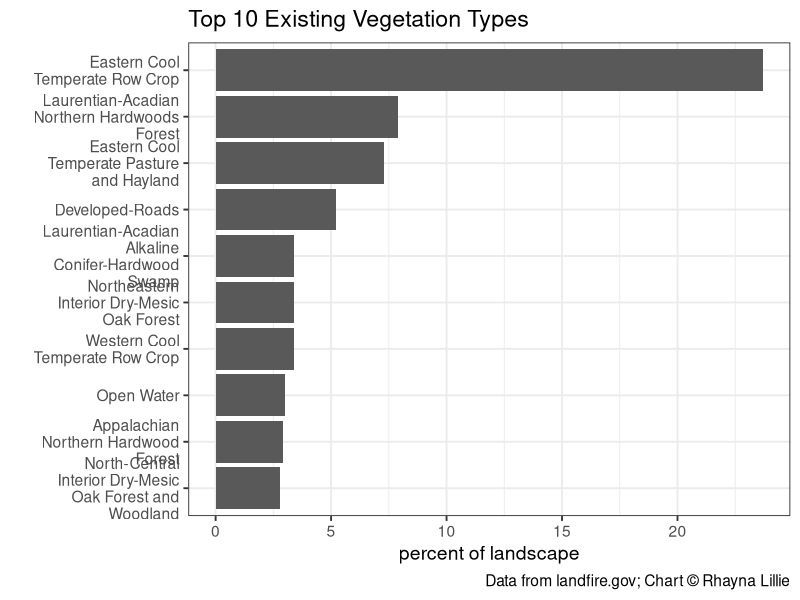
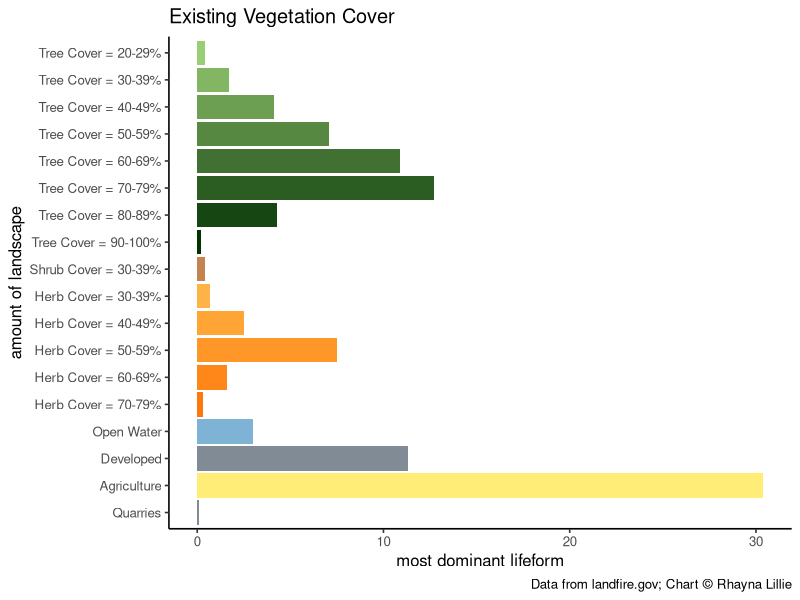
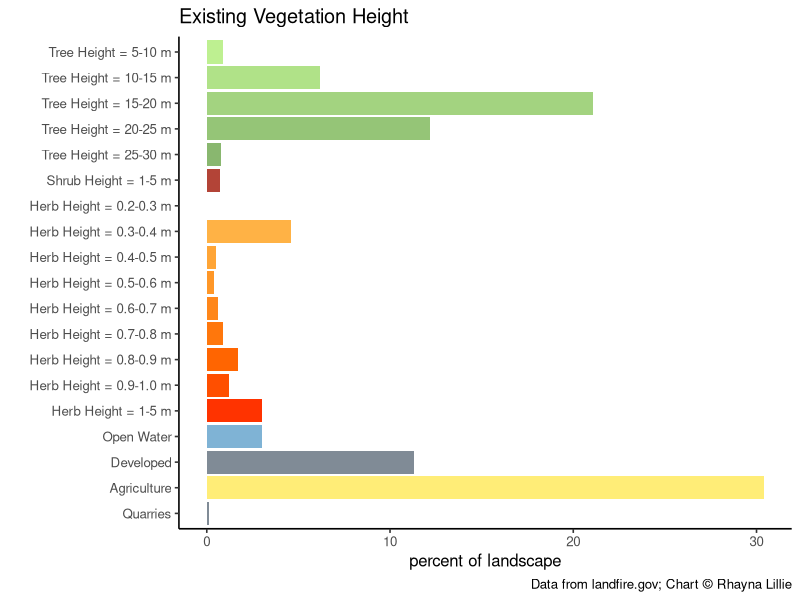

The R source for these figures, in order:
## ---- chunk 1
library(tidyverse)

## ---- chunk 2
evtname <- read.csv(file = "data/evt_atts_r.csv") %>%
  group_by(EVT_NAME) %>%
  summarize(ACRES = sum(ACRES),
            REL_PERCENT = sum(REL_PERCENT)) %>%
  arrange(desc(REL_PERCENT)) %>%
  top_n(n = 10, wt = REL_PERCENT)

# plot
evtChart <-
  ggplot(data = evtname, aes(x = EVT_NAME, y = REL_PERCENT)) +
  geom_bar(stat = "identity") +
  labs(
    title = "Top 10 Existing Vegetation Types",
    caption = "Data from landfire.gov; Chart © Rhayna Lillie",
    x = "",
    y = "percent of landscape") +
  scale_x_discrete(limits = rev(evtname$EVT_NAME),
                   labels = function(x) str_wrap(x, width = 18)) +
  coord_flip() +
  theme_bw(base_size = 14)



evtChart
## ---- chunk 3
evcname <- read.csv("data/evc_atts_r.csv")

# create "type" column based on conditions
evcname <- evcname %>% mutate(type = if_else(Value %in% 11, "Open Water",
                                             if_else(Value %in% 12, "Snow / Ice",
                                                     if_else(Value %in% c(13:25), "Developed",
                                                             if_else(Value %in% 31, "Barren",
                                                                     if_else(Value %in% c(60:70), "Agriculture",
                                                                             if_else(Value %in% 32, "Quarries",
                                                                                     if_else(Value %in% 100, "Sparse Vegetation",
                                                                                             if_else(Value %in% c(101:199), "Tree",
                                                                                                     if_else(Value %in% c(201:299), "Shrub",
                                                                                                             if_else(Value %in% c(301:399), "Herb",
                                                                                                                     "Other")))))))))))

# create reverse substr() function
revSubstr <- function(x, start, stop) {
  x <- strsplit(x, "")
  sapply(x, 
         function(x) paste(rev(rev(x)[start:stop]), collapse = ""), 
         USE.NAMES = FALSE)  }

# create cover column based on 2nd and 3rd to last Values of classname
# if "Other" type, make 0
evcname <- evcname %>% mutate(cover = as.numeric(if_else(Value > 100,
                                                         revSubstr(evcname$CLASSNAMES, start = 2, stop = 3),
                                                         "0")))

# create bin breaks for grouping
breaks <- seq(0, 100, 10)
# create intervals for grouping and summarize
# also create factor order for "type"
evcgroup <- evcname %>%
  mutate(interval = cut(cover,
                        breaks, 
                        include.lowest = TRUE, 
                        right = T,
                        labels = c("0-9", "10-19", "20-29", "30-39", "40-49", "50-59", "60-69", "70-79", 
                                   "80-89", "90-100")),
         type = factor(type, levels = c("Tree", "Shrub", "Herb", "Open Water", "Snow / Ice", "Developed", "Agriculture", "Sparse Vegetation", "Barren", "Quarries", "Other"))) %>%
  group_by(type, interval) %>%
  summarize(Count = sum(Count),
            ACRES = sum(ACRES),
            REL_PERCENT = sum(REL_PERCENT))

# add label and legend names based on condition
evcgroup <- evcgroup %>% mutate(label = if_else(type %in% c("Tree", "Shrub", "Herb"),
                                                paste0(type, " Cover = ", interval, "%"), as.character(type)),
                                legend = if_else(type %in% c("Tree", "Shrub", "Herb", "Open Water"),
                                                 type, as.factor("Other")))

# turn current label order to factors
evclabel.list <- evcgroup$label
evcgroup <- evcgroup %>% mutate(label = fct_rev(factor(label, evclabel.list)))



# create factor level colors for legend (original from Myles)
## cols <- c("Tree" = "#196F3D", "Shrub" = "#229954", "Herb" = "#52BE80", "Open Water" = "#7FB3D5",
##          "Other" = "#808B96")

# join in custom cols column to color bars by specific label

evc_group_cols <- read.csv("data/evc_group_cols.csv")

evcgroup <- left_join(evcgroup, evc_group_cols, by = "label")

evcgroup$label <- factor(evcgroup$label, levels = rev(evcgroup$label))

evcgroup <- evcgroup %>%
  filter(REL_PERCENT > 0.01)

# plot
evcChart <-
  ggplot(data = evcgroup, aes(x = label, y = REL_PERCENT, fill = colors)) +
  geom_bar(stat = "identity") +
  labs(
    title = "Existing Vegetation Cover",
    caption = "Data from landfire.gov; Chart © Rhayna Lillie",
    x = "amount of landscape",
    y = "most dominant lifeform") +
  scale_fill_identity() +
  coord_flip() +
  theme_classic(base_size = 12)+
  theme(legend.position = "none") 


evcChart


## ---- chunk 4

# load evh attribute table
evhname <- read.csv(file = "data/evh_atts_r.csv")


# create "type" column based on conditions
evhname <- evhname %>% mutate(type = if_else(Value %in% 11, "Open Water",
                                             if_else(Value %in% 12, "Snow / Ice",
                                                     if_else(Value %in% c(13:25), "Developed",
                                                             if_else(Value %in% 31, "Barren",
                                                                     if_else(Value %in% c(60:70), "Agriculture",
                                                                             if_else(Value %in% 32, "Quarries",
                                                                                     if_else(Value %in% 100, "Sparse Vegetation",
                                                                                             if_else(Value %in% c(101:199), "Tree",
                                                                                                     if_else(Value %in% c(201:299), "Shrub",
                                                                                                             if_else(Value %in% c(301:399), "Herb",
                                                                                                                     "Other"))))))))))) %>%
  mutate(height_m = if_else(type %in% "Tree", (Value -100),
                            if_else(type %in% "Shrub", ((Value - 200) / 10),
                                    if_else(type %in% "Herb", ((Value - 300) / 10), 0))) %>%
           as.character() %>% as.numeric())

# create bin breaks for grouping
breaks <- c(0, 0.1, 0.2, 0.3, 0.4, 0.5, 0.6, 0.7, 0.8, 0.9, 1, 5, 10, 15, 20, 25, 30, 35, 40, 45, 50, 55, 60, 65, 70, 75, 80, 85, 90, 95, 100)

# create intervals for grouping and summarize
# also create factor order for "type"
evhgroup <- evhname %>%
  mutate(interval = cut(height_m,
                        breaks, 
                        include.lowest = TRUE, 
                        right = F,
                        labels = c("0", "0.1-0.2", "0.2-0.3", "0.3-0.4" ,"0.4-0.5", "0.5-0.6", "0.6-0.7", "0.7-0.8", "0.8-0.9", "0.9-1.0", "1-5", "5-10", "10-15", "15-20", "20-25", "25-30", "30-35", "35-40", "40-45", "45-50", "50-55", "55-60", "60-65", "65-70", "70-75", "75-80", "80-85", "85-90", "90-95", "95-100")),
         type = factor(type, levels = c("Tree", "Shrub", "Herb", "Open Water", "Snow / Ice", "Developed", "Agriculture", "Sparse Vegetation", "Barren", "Quarries", "Other"))) %>%
  group_by(type, interval) %>%
  summarise(Value = sum(Value),
            ACRES = sum(ACRES),
            REL_PERCENT = sum(REL_PERCENT))



# add label and legend names based on condition
evhgroup <- evhgroup %>% mutate(label = if_else(type %in% c("Tree", "Shrub", "Herb"),
                                                paste0(type, " Height = ", interval, " m"), as.character(type)),
                                legend = if_else(type %in% c("Tree", "Shrub", "Herb", "Open Water"),
                                                 type, as.factor("Other")))
# turn current label order to factors
evhlabel.list <- evhgroup$label
evhgroup <- evhgroup %>% mutate(label = fct_rev(factor(label, evhlabel.list)))

# create factor level colors for legend
##cols <- c("Tree" = "#196F3D", "Shrub" = "#229954", "Herb" = "#52BE80", "Open Water" = "#7FB3D5","Other" = "#808B96")

# join in custom cols column to color bars by specific label

evh_group_cols <- read.csv("data/evh_group_cols.csv")

evhgroup <- left_join(evhgroup, evh_group_cols, by = "label")

evhgroup$label <- factor(evhgroup$label, levels = rev(evhgroup$label))

evhgroup <- evhgroup %>%
  filter(REL_PERCENT > 0.01)

# plot
evhChart <-
ggplot(data = evhgroup, aes(x = label, y = REL_PERCENT, fill = colors)) +
  geom_bar(stat = "identity") +
  labs(
    title = "Existing Vegetation Height",
    caption = "Data from landfire.gov; Chart © Rhayna Lillie",
    x = "",
    y = "percent of landscape") +
  scale_fill_identity() +
  coord_flip() +
  theme_classic(base_size = 12)+
  theme(legend.position = "none")

evhChart



# plot with original color scheme
# evhChart <-
# ggplot(data = evhgroup, aes(x = label, y = REL_PERCENT, fill = legend)) +
#   geom_bar(stat = "identity") +
#   labs(
#     title = "Existing Vegetation Height",
#     subtitle = "landscape_name",
#     caption = "Data from landfire.gov.",
#     x = "",
#     y = "percent of landscape") +
#   scale_fill_manual(Values = cols, name = "") +
#   coord_flip() +
#   theme_bw()
# 
# evhChart





